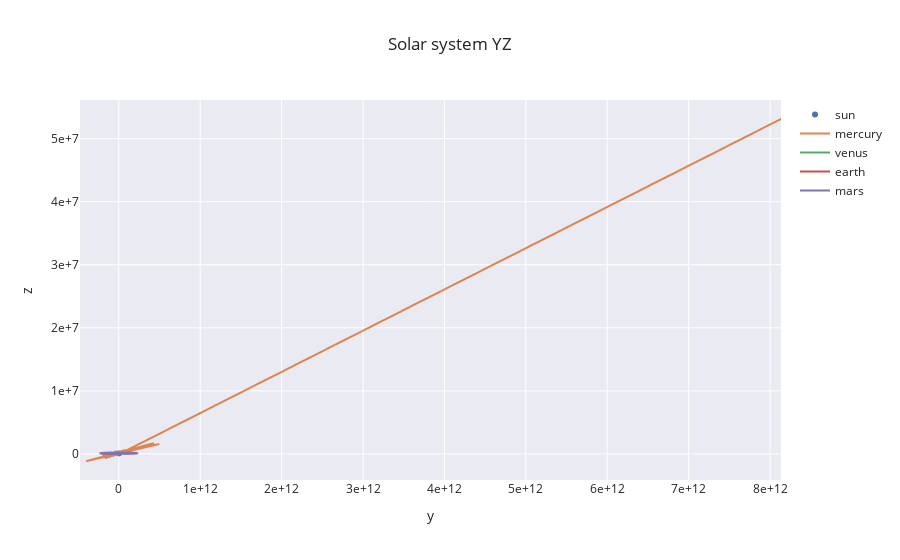

Notebook code cell kept with this figure:
### Code cell
fig = go.Figure()

for i in range(5):
    if i==0: mode='markers'
    else: mode='lines'
    fig.add_trace(go.Scattergl(x=coords[:,i,1], y=coords[:,i,2], mode=mode, name=planets[i]))
    #fig.add_trace(go.Scattergl(x=[coords[-1,i,0]], y=[coords[-1,i,1]], mode='markers', showlegend=False, marker_color='grey'))


fig.update_layout(title='Solar system YZ')
fig.update_xaxes(title='y', exponentformat='e')
fig.update_yaxes(title='z', exponentformat='e')
fig.show()

### Figure 1 — Plotly figure (JSON) as saved in the notebook; plotly's stock layout.template omitted (floating-point values rounded to 4 significant figures; data arrays with more than 128 entries replaced by an {"elided": "..."} marker saying what was removed)
{"data": [{"mode": "markers", "name": "sun", "type": "scattergl", "x": {"elided": "1000 float values"}, "y": {"elided": "1000 float values"}}, {"mode": "lines", "name": "mercury", "type": "scattergl", "x": {"elided": "1000 float values"}, "y": {"elided": "1000 float values"}}, {"mode": "lines", "name": "venus", "type": "scattergl", "x": {"elided": "1000 float values"}, "y": {"elided": "1000 float values"}}, {"mode": "lines", "name": "earth", "type": "scattergl", "x": {"elided": "1000 float values"}, "y": {"elided": "1000 float values"}}, {"mode": "lines", "name": "mars", "type": "scattergl", "x": {"elided": "1000 float values"}, "y": {"elided": "1000 float values"}}], "layout": {"title": {"text": "Solar system YZ"}, "xaxis": {"exponentformat": "e", "title": {"text": "y"}}, "yaxis": {"exponentformat": "e", "title": {"text": "z"}}}}
